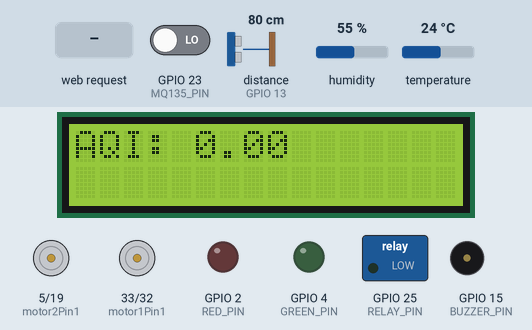
Simulated run of this sketch. Board: ESP32. Shown: 16×2 character LCD, motor-driver pin pairs drawn as motors (green arrow = first pin HIGH = forward, orange = second pin HIGH = backward, longer = more drive), switched loads named in the sketch (green lamp = pin HIGH), output pins drawn as LEDs (lit = HIGH), buzzer (waves = sounding, pin HIGH). The inputs (shaded band) are chosen by the test bench; at power-on: distance to the obstacle (sensor on GPIO 13) 80 cm, GPIO 23 (MQ135_PIN) LOW, humidity 55 %, temperature 24 °C. The echo pulse lasts 58.3 µs per cm; WiFi joins after 1.5 s; servers stay silent unless stated; pins used as bus, display or sensor lines are not drawn; what the sketch prints to the serial monitor is not drawn.

Above: at 4.8 s.
4.9 s: distance to the obstacle (sensor on GPIO 13) set to 33 cm
13.1 s: distance to the obstacle (sensor on GPIO 13) set to 29 cm
At 15.0 s:
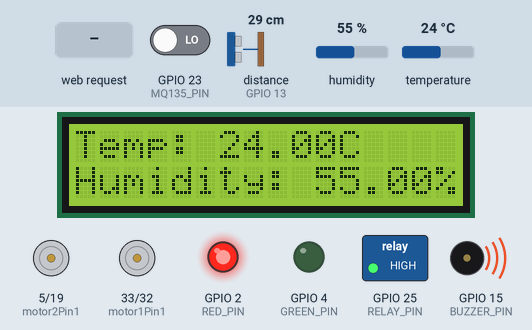
18.7 s: HTTP request GET /forward received
At 24.7 s:
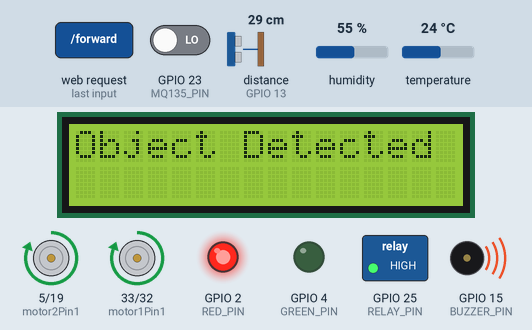
27.3 s: HTTP request GET /left received
At 30.6 s:
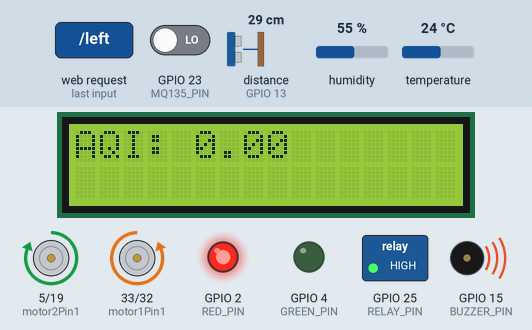
33.3 s: HTTP request GET /right received
At 37.4 s:
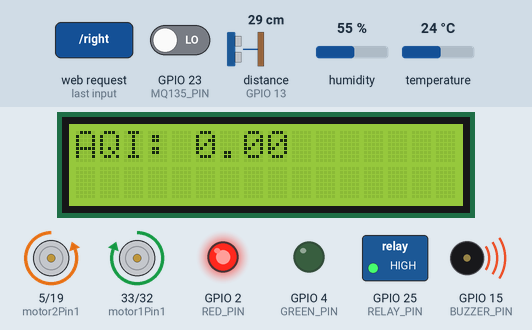
41.4 s: HTTP request GET /reverse received
At 44.3 s:
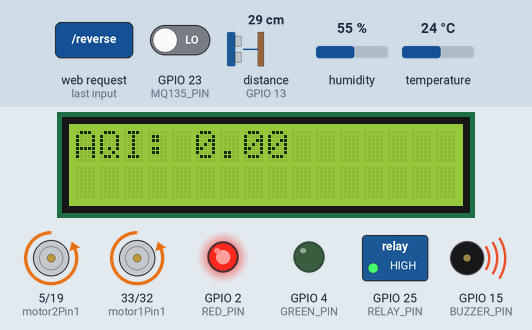
Timing chart, 0 to 45.8 s (numbered marks = the images above; inputs shaded):
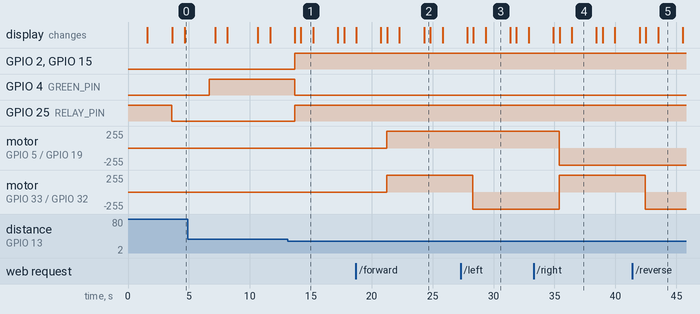

Measured:
- the behaviour switches between 31 and 30 cm on distance to the obstacle (sensor on GPIO 13) (found by bisection; images 0 and 1)
- after the input at 13.1 s, GPIO 2 (RED_PIN), GPIO 25 (RELAY_PIN), GPIO 15 (BUZZER_PIN): LOW → HIGH after 0.57 s; GPIO 4 (GREEN_PIN): HIGH → LOW after 0.57 s; the display: first changes after 0.59 s (image 1 shows a later state)
- after the input at 18.7 s, motor on GPIO 5 (motor2Pin1) / GPIO 19 (motor2Pin2), motor on GPIO 33 (motor1Pin1) / GPIO 32 (motor1Pin2): stopped → forward 255/255 after 2.5 s
- after the input at 27.3 s, motor on GPIO 33 (motor1Pin1) / GPIO 32 (motor1Pin2): forward 255/255 → backward 255/255 after 1.0 s
- after the input at 33.3 s, motor on GPIO 5 (motor2Pin1) / GPIO 19 (motor2Pin2): forward 255/255 → backward 255/255 after 2.1 s; motor on GPIO 33 (motor1Pin1) / GPIO 32 (motor1Pin2): backward 255/255 → forward 255/255 after 2.1 s
- after the input at 41.4 s, motor on GPIO 33 (motor1Pin1) / GPIO 32 (motor1Pin2): forward 255/255 → backward 255/255 after 1.1 s
- what the display in image 1 shows lasts 1.0 s, from 14.2 s to 15.2 s

The sketch:

MAIN_PROJECT_FINAL.ino
```cpp
#include <WiFi.h>
#include <Wire.h>
#include <WebServer.h>
#include <LiquidCrystal_I2C.h>
#include <DHT.h>  // Include the Adafruit DHT library
#include <Firebase_ESP_Client.h>

// Pin Definitions
#define DHTPIN 27       // DHT22 sensor pin
#define DHTTYPE DHT22   // Define the type of DHT sensor
#define MQ135_PIN 23    // MQ135 sensor pin (Analog)
#define BUZZER_PIN 15   // Buzzer pin
#define RED_PIN 2      // RGB LED Red pin
#define GREEN_PIN 4    // RGB LED Green pin
#define TRIG_PIN 12     // Ultrasonic sensor Trig pin
#define ECHO_PIN 13     // Ultrasonic sensor Echo pin
#define RELAY_PIN 25     // Relay control pin

// I2C Pin Definitions for ESP32
#define SDA_PIN 21      // I2C SDA pin
#define SCL_PIN 22      // I2C SCL pin

int motor1Pin1 = 33;
int motor1Pin2 = 32;
int enable1Pin = 0;

// Motor 2 Pins
int motor2Pin1 = 5;
int motor2Pin2 = 19;
int enable2Pin = 0;

// Initialize DHT sensor
DHT dht(DHTPIN, DHTTYPE);  // Create a DHT object

// Initialize LCD (address 0x27, 16 chars, 2 lines)
LiquidCrystal_I2C lcd(0x27, 16, 2); // Ensure the I2C address is correct
#include "addons/TokenHelper.h"//Provide the RTDB payload printing info and other helper functions.
#include "addons/RTDBHelper.h"//Provide the token generation process info.
// Insert your network credentials
#define WIFI_SSID "Redmi Note 9 Pro"
#define WIFI_PASSWORD "12345678p"

// Insert Firebase project API Key
#define API_KEY "AIzaSyBEcSJNhI9juvY-yHi7oYtcu0fFcE9PuEo"

// Insert RTDB URLefine the RTDB URL */
#define DATABASE_URL "https://uv-disinfection-robot-default-rtdb.asia-southeast1.firebasedatabase.app/"

//Define Firebase Data object
FirebaseData fbdo;
FirebaseAuth auth;
FirebaseConfig config;

WebServer server(80);

unsigned long sendDataPrevMillis = 0;
int count = 0;
bool signupOK = true;


// Function to handle root page

void handleRoot() {
  const char html[] PROGMEM = R"rawliteral(
<!DOCTYPE HTML>
<html>
  <head>
    <meta name="viewport" content="width=device-width, initial-scale=1">
    <link rel="icon" href="data:,">
    <style>
      body {
        font-family: Arial, sans-serif;
        display: flex;
        flex-direction: column;
        align-items: center;
        justify-content: flex-start;
        height: 100vh;
        margin: 0;
        background-color: #fff; /* White background */
        color: #000;
      }

      h1 {
        margin-top: 15px;
        font-size: 1.8rem;
        color: #000;
        padding: 10px 20px;
        border-radius: 5px;
        background-color: #f4f4f4;
        box-shadow: 0 2px 4px rgba(0, 0, 0, 0.1);
      }

      .button {
        background-color: #007bff; /* Blue button */
        border: none;
        color: white;
        padding: 12px 24px;
        font-size: 16px;
        margin: 5px;
        cursor: pointer;
        border-radius: 8px;
        transition: background-color 0.3s ease;
      }

      .button:hover {
        background-color: #0056b3; /* Darker blue on hover */
      }

      .button2 {
        background-color: #6c757d; /* Gray button */
      }

      .button3 {
        background-color: #06f43d; /* Gray button */
      }

      .button2:hover {
        background-color: #5a6268; /* Darker gray on hover */
      }

      .camera-frame {
        border: 2px solid #007bff; /* Blue border */
        border-radius: 10px;
        overflow: hidden;
        width: 320px;
        height: 240px;
        margin: 20px auto;
        box-shadow: 0 4px 8px rgba(0, 0, 0, 0.2);
      }

      .camera-frame img {
        width: 100%;
        height: 100%;
        object-fit: cover;
      }

      .joystick {
        display: grid;
        grid-template-areas:
          ". forward ."
          "left stop right"
          ". reverse uv";
        grid-gap: 10px;
        justify-content: center;
        align-items: center;
        margin: 20px auto;
        width: 240px;
      }

      .joystick button {
        grid-area: auto;
      }

      .joystick .forward {
        grid-area: forward;
      }

      .joystick .left {
        grid-area: left;
      }

      .joystick .stop {
        grid-area: stop;
      }

      .joystick .right {
        grid-area: right;
      }

      .joystick .reverse {
        grid-area: reverse;
      }
      .joystick .uv {
        grid-area: uv;
      }

      input[type="range"] {
        width: 100%;
        max-width: 300px;
        margin: 10px auto;
      }
    </style>
    <script>
      function moveForward() {
        fetch("/forward");
      }
      function moveLeft() {
        fetch("/left");
      }
      function stopRobot() {
        fetch("/stop");
      }
      function moveRight() {
        fetch("/right");
      }
      function moveReverse() {
        fetch("/reverse");
      }
      let uvLightState = false; // UV light state

      function toggleUVLight() {
        uvLightState = !uvLightState;
        const action = uvLightState ? "on" : "off";
        document.getElementById("uvButton").innerHTML = `LIGHT ${action.toUpperCase()}`;
        fetch(`/uv?state=${action}`);
      }
    </script>
  </head>
  <body>
    <h1>HMI CONTROL FOR DISINFECTION ROBOT</h1>

    <!-- Camera Frame -->
    <div class="camera-frame">
      <img id="stream" src="http://192.168.80.92:81/stream" crossorigin="">
    </div>

    <!-- Joystick Control -->
    <div class="joystick">
      <button class="button forward" onclick="moveForward()">FORWARD</button>
      <button class="button left" onclick="moveLeft()">LEFT</button>
      <button class="button button2 stop" onclick="stopRobot()">STOP</button>
      <button class="button right" onclick="moveRight()">RIGHT</button>
      <button class="button reverse" onclick="moveReverse()">REVERSE</button>
      <button class="button button3 uv" id="uvButton" onclick="toggleUVLight()">LIGHT</button>
    </div>
  </body>
</html>)rawliteral";
 server.send(200, "text/html", html);
}

void handleForward() {
  Serial.println("Forward");
  digitalWrite(motor1Pin1, HIGH);
  digitalWrite(motor1Pin2, LOW);
  digitalWrite(motor2Pin1, HIGH);
  digitalWrite(motor2Pin2, LOW);
  server.send(200);
}

void handleLeft() {
  Serial.println("Left");
  digitalWrite(motor1Pin1, LOW);
  digitalWrite(motor1Pin2, HIGH);
  digitalWrite(motor2Pin1, HIGH);
  digitalWrite(motor2Pin2, LOW);
  server.send(200);
}

void handleStop() {
  Serial.println("Stop");
  digitalWrite(motor1Pin1, LOW);
  digitalWrite(motor1Pin2, LOW);
  digitalWrite(motor2Pin1, LOW);
  digitalWrite(motor2Pin2, LOW);
  server.send(200);
}

void handleRight() {
  Serial.println("Right");
  digitalWrite(motor1Pin1, HIGH);
  digitalWrite(motor1Pin2, LOW);
  digitalWrite(motor2Pin1, LOW);
  digitalWrite(motor2Pin2, HIGH);
  server.send(200);
}

void handleReverse() {
  Serial.println("Reverse");
  digitalWrite(motor1Pin1, LOW);
  digitalWrite(motor1Pin2, HIGH);
  digitalWrite(motor2Pin1, LOW);
  digitalWrite(motor2Pin2, HIGH);
  server.send(200);
}

void handleUVOn() {
  Serial.println("UV Light ON");
  digitalWrite(RELAY_PIN, HIGH);
  server.send(200);
}

void handleUVOff() {
  Serial.println("UV Light OFF");
  digitalWrite(RELAY_PIN, LOW);
  server.send(200);
}

void setup() {
  Serial.begin(500000);

  // Set the Motor pins as outputs
  pinMode(motor1Pin1, OUTPUT);
  pinMode(motor1Pin2, OUTPUT);
  pinMode(motor2Pin1, OUTPUT);
  pinMode(motor2Pin2, OUTPUT);
  pinMode(BUZZER_PIN, OUTPUT);
  pinMode(RED_PIN, OUTPUT);
  pinMode(GREEN_PIN, OUTPUT);
  pinMode(TRIG_PIN, OUTPUT);
  pinMode(ECHO_PIN, INPUT);
  pinMode(RELAY_PIN, OUTPUT);
  pinMode(MQ135_PIN, INPUT);
  digitalWrite(RELAY_PIN, HIGH); // Ensure the UV light is initially off
  // Set motor pins to LOW to ensure motors are off by default
  digitalWrite(motor1Pin1, LOW);
  digitalWrite(motor1Pin2, LOW);
  digitalWrite(motor2Pin1, LOW);
  digitalWrite(motor2Pin2, LOW);
  Serial.begin(500000);


   // Connect to Wi-Fi
  Serial.print("Connecting to ");
  Serial.println(WIFI_SSID);
  WiFi.begin(WIFI_SSID, WIFI_PASSWORD);
  while (WiFi.status() != WL_CONNECTED) {
    delay(500);
    Serial.print(".");
  }
  Serial.println("");
  Serial.println("WiFi connected.");
  Serial.println("IP address: ");
  Serial.println(WiFi.localIP());

   // Define routes
  server.on("/", handleRoot);
  server.on("/forward", handleForward);
  server.on("/left", handleLeft);
  server.on("/stop", handleStop);
  server.on("/right", handleRight);
  server.on("/reverse", handleReverse);
  server.on("/uv/on", handleUVOn);
  server.on("/uv/off", handleUVOff);

  server.on("/uv", []() {
    if (server.hasArg("state")) {
      String state = server.arg("state");
      if (state == "on") {
        handleUVOn();
      } else if (state == "off") {
        handleUVOff();
      }
    }
  });

  // Start the server
  server.begin();
  // Start Serial communication for debugging
  Serial.begin(500000);

  // Initialize I2C with defined SDA and SCL pins for ESP32
  Wire.begin(SDA_PIN, SCL_PIN);

  // Initialize LCD
  lcd.init();          // Initialize the LCD
  lcd.backlight();     // Turn on the backlight

  // Initialize DHT sensor
  dht.begin();

  // Set pin modes
  pinMode(BUZZER_PIN, OUTPUT);
  pinMode(RED_PIN, OUTPUT);
  pinMode(GREEN_PIN, OUTPUT);
  pinMode(TRIG_PIN, OUTPUT);
  pinMode(ECHO_PIN, INPUT);
  pinMode(RELAY_PIN, OUTPUT);
  pinMode(MQ135_PIN, INPUT);

  // Initial display message on LCD
  lcd.setCursor(0, 0);
  lcd.print("UV Disinfection");
  lcd.setCursor(0, 1);
  lcd.print("Robot Turned ON");
  delay(2000);  // Display for 5 seconds
  lcd.clear();

  // Relay ON by default
  digitalWrite(RELAY_PIN, LOW);  // Turn ON relay initially
  dht.begin();
  Serial.begin(500000);
  WiFi.begin(WIFI_SSID, WIFI_PASSWORD);
  Serial.print("Connecting to Wi-Fi");
  while (WiFi.status() != WL_CONNECTED){
    Serial.print(".");
    delay(300);
  }
  Serial.println();
  Serial.print("Connected with IP: ");
  Serial.println(WiFi.localIP());
  Serial.println();

  /* Assign the api key (required) */
  config.api_key = API_KEY;

  /* Assign the RTDB URL (required) */
  config.database_url = DATABASE_URL;

  /* Sign up */
  if (Firebase.signUp(&config, &auth, "", "")){
    Serial.println("ok");
    signupOK = true;
  }
  else{
    Serial.printf("%s\n", config.signer.signupError.message.c_str());
  }

  /* Assign the callback function for the long running token generation task */
  config.token_status_callback = tokenStatusCallback; //see addons/TokenHelper.h

  Firebase.begin(&config, &auth);
  Firebase.reconnectWiFi(true);
}

void loop() {
  // Read temperature and humidity from DHT22
  server.handleClient();
  float temperature = dht.readTemperature();
  float humidity = dht.readHumidity();

  // Read air quality from MQ135 sensor (Analog read)
  float airQuality = digitalRead(MQ135_PIN);  // Get the actual air quality value

  // Display temperature and humidity on LCD
  lcd.clear();
  lcd.setCursor(0, 0);
  lcd.print("Temp: ");
  lcd.print(temperature);
  lcd.print("C");
  lcd.setCursor(0, 1);
  lcd.print("Humidity: ");
  lcd.print(humidity);
  lcd.print("%");
  delay(1000);  // Update every 1 second

  // Display air quality value on LCD
  lcd.clear();
  lcd.setCursor(0, 0);
  lcd.print("AQI: ");
  lcd.print(airQuality);
  delay(2000);  // Update every 2 seconds

  // Check air quality and trigger buzzer if it's above threshold
  if (temperature > 40) {
    lcd.clear();
    lcd.setCursor(0, 0);
    lcd.print("Temperature High");
  }

  if (airQuality > 150) {
    lcd.clear();
    lcd.setCursor(0, 0);
    lcd.print("Poor AQI");

    // Buzzer beeps 3 times
    for (int i = 0; i < 3; i++) {
      digitalWrite(BUZZER_PIN, HIGH);
      delay(250);
      digitalWrite(BUZZER_PIN, LOW);
      delay(250);
    }

  }
  // Ultrasonic sensor to detect motion
  digitalWrite(TRIG_PIN, LOW);
  delayMicroseconds(2);
  digitalWrite(TRIG_PIN, HIGH);
  delayMicroseconds(10);
  digitalWrite(TRIG_PIN, LOW);

  long duration = pulseIn(ECHO_PIN, HIGH);
  float distance = (duration * 0.0343) / 2; // Calculate distance in cm
  // Check if motion is detected
  // Check if motion/object is detected within a certain range
  if (distance > 0 && distance < 30) {
    // Motion detected
    digitalWrite(RED_PIN, HIGH);     // Turn on Red LED
    digitalWrite(GREEN_PIN, LOW);    // Turn off Green LED
    digitalWrite(BUZZER_PIN, HIGH);  // Activate buzzer
    digitalWrite(RELAY_PIN, HIGH);   // Turn OFF relay (disabling disinfection)

    // Display motion alert on LCD
    lcd.clear();
    lcd.setCursor(0, 0);
    lcd.print("Object Detected");

    delay(10);  // Wait for a second
  } else {
    // No motion detected
    digitalWrite(RED_PIN, LOW);     // Turn off Red LED
    digitalWrite(GREEN_PIN, HIGH);  // Turn on Green LED
    digitalWrite(BUZZER_PIN, LOW);  // Deactivate buzzer
  }

  delay(10);  // Small delay before the next loop iteration

  //temperature and humidity measured should be stored in variables so the user
  //can use it later in the database

  if (Firebase.ready() && signupOK && (millis() - sendDataPrevMillis > 1000 || sendDataPrevMillis == 0)){
    //since we want the data to be updated every second
    sendDataPrevMillis = millis();
    // Enter Temperature in to the DHT_11 Table
    if (Firebase.RTDB.setInt(&fbdo, "DHT_11/Temperature", temperature)){
      // This command will be executed even if you dont serial print but we will make sure its working
      Serial.printf("Temperature: %f\n", temperature); // Use %f for float
    }
    else {
      Serial.println("Failed to Read from the Sensor");
      Serial.println("REASON: " + fbdo.errorReason());
    }
    // Enter Humidity in to the DHT_11 Table
    if (Firebase.RTDB.setFloat(&fbdo, "DHT_11/Humidity", humidity)){
       Serial.printf("Humidity: %f\n", humidity);
    }
    else {
      Serial.println("Failed to Read from the Sensor");
      Serial.println("REASON: " + fbdo.errorReason());
    }
    if (Firebase.RTDB.setFloat(&fbdo, "DHT_11/AQI", airQuality)){
       Serial.printf("AQI: %f\n", airQuality);
    }
    else {
      Serial.println("Failed to Read from the Sensor");
      Serial.println("REASON: " + fbdo.errorReason());
    }
  }
}
```
